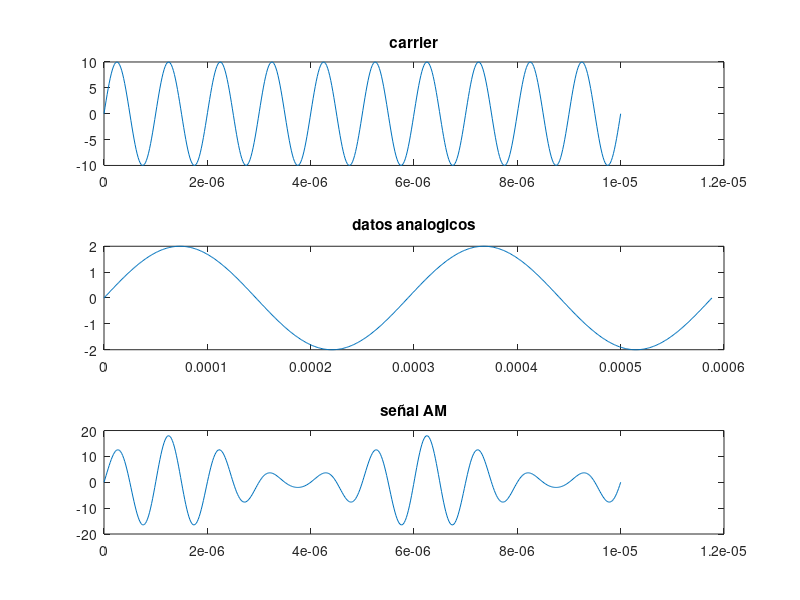

Reproduce this figure in MATLAB.
clc, clear all, close all

%Modulacion en AM
%----- DATA IN ------
%datos analogos
Ax = 2;     %amplitud
fx = 3400;  %frecuencia
cpx = 2; % cantidad de periodos de x

%carrier (portador)
Ac = 10;     %amplitud
fc = 1000e3;  %frecuencia
cpc = 10; % cantidad de periodos de c

%modulacion AM
m = 0.4; % al valor de m esta entre 0 y 1 y mayor a 0


%----- PROCCES ------
%carrier
%T = 1/f; periodo igual que cpc/fc 
tc = linspace(0,cpc/fc,500);
carrier = Ac*sin(2*pi*fc*tc);

%datos analogos
tx = linspace(0,cpx/fx,500);
xt = Ax*sin(2*pi*fx*tx);

%modulacion AM
Am = (1+ m*xt).*carrier; %xt y carrier son vectores, (.*)es una multiplicacion entre matrices punto a punto

%----- OUTPUD ------
figure(1)
subplot(3,1,1), plot(tc,carrier), title('carrier')
subplot(3,1,2), plot(tx,xt), title('datos analogicos')
subplot(3,1,3), plot (tc,Am), title('señal AM')